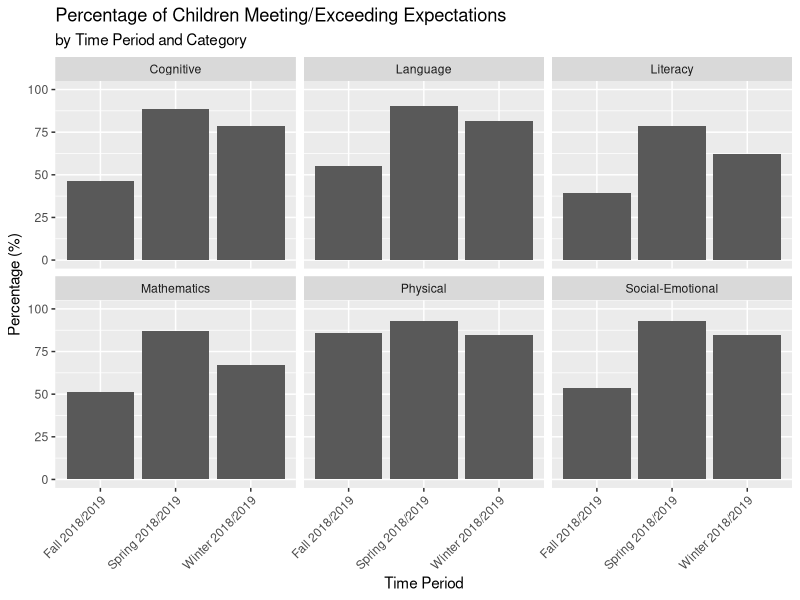
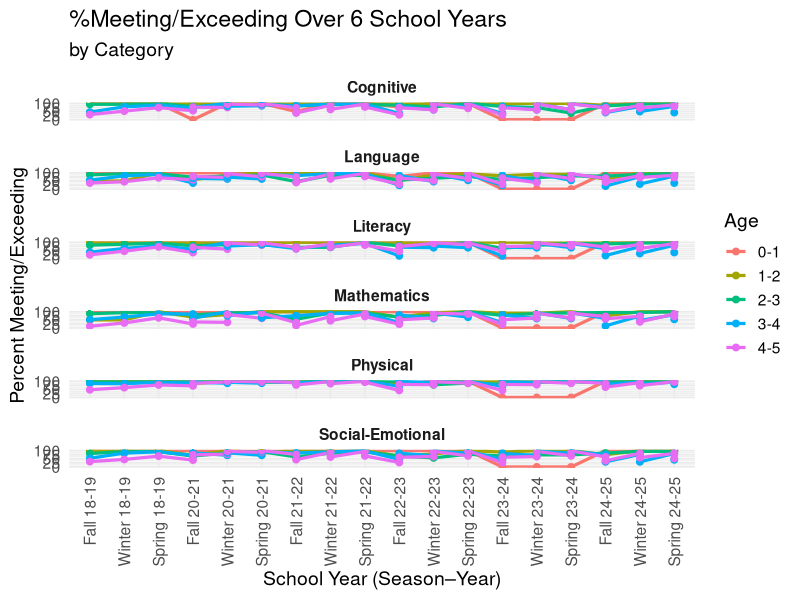
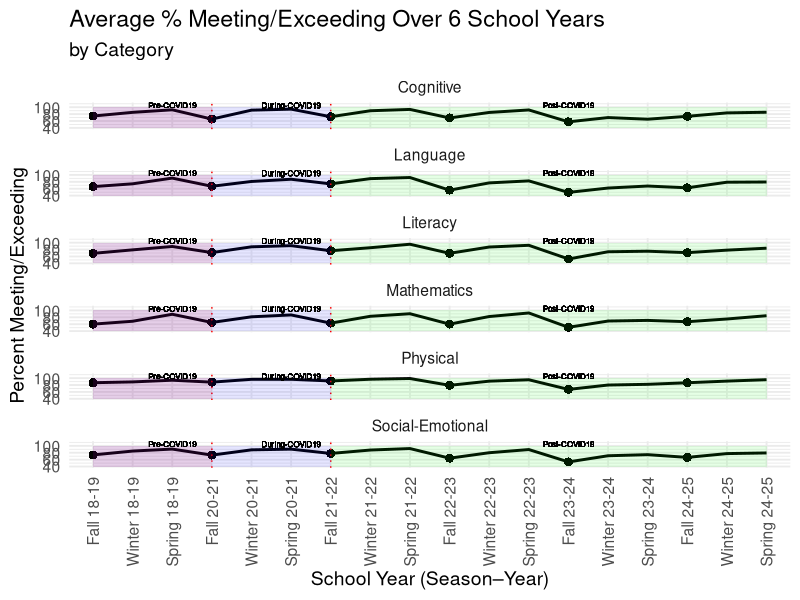
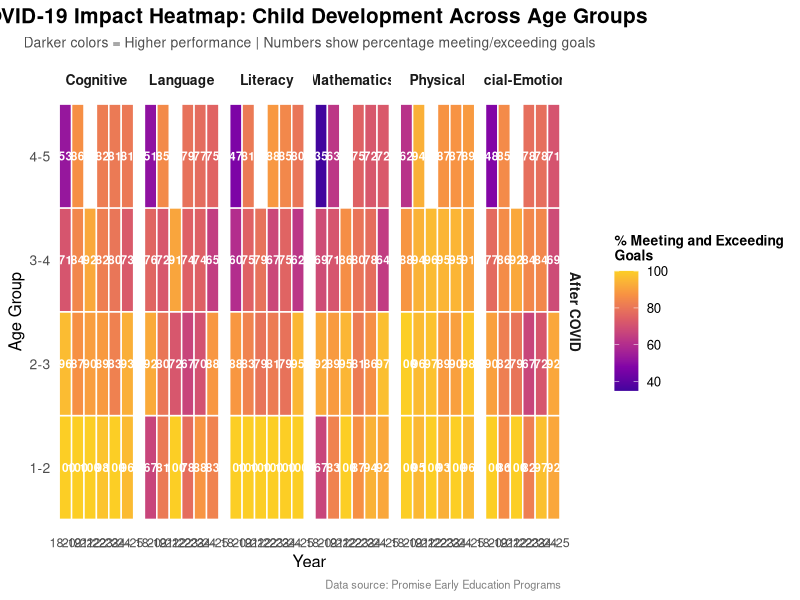
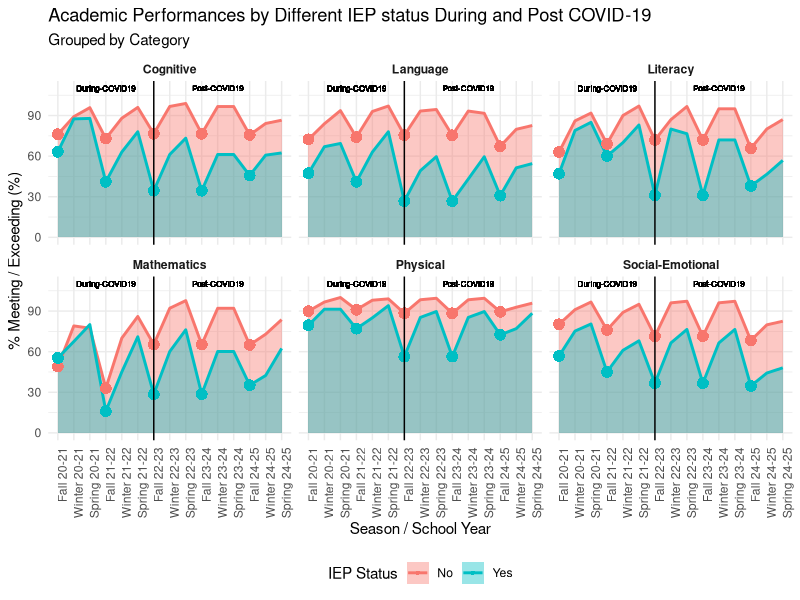
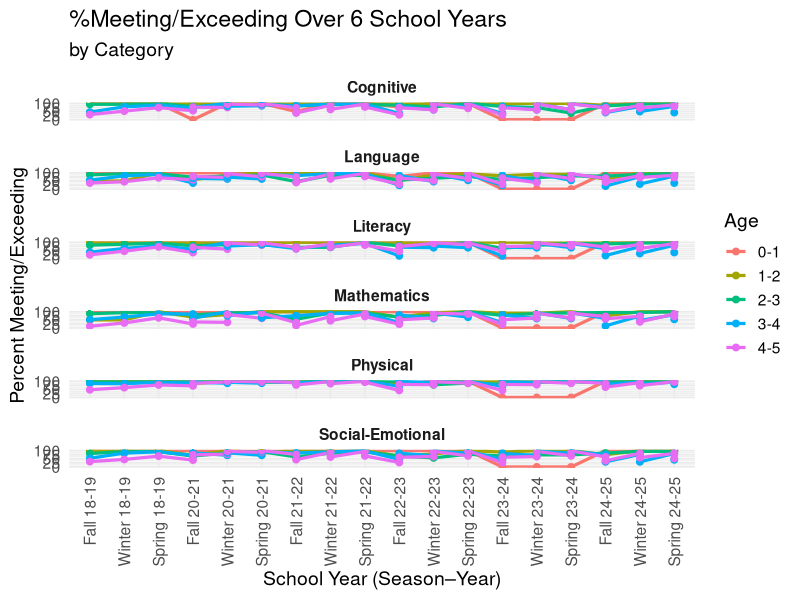
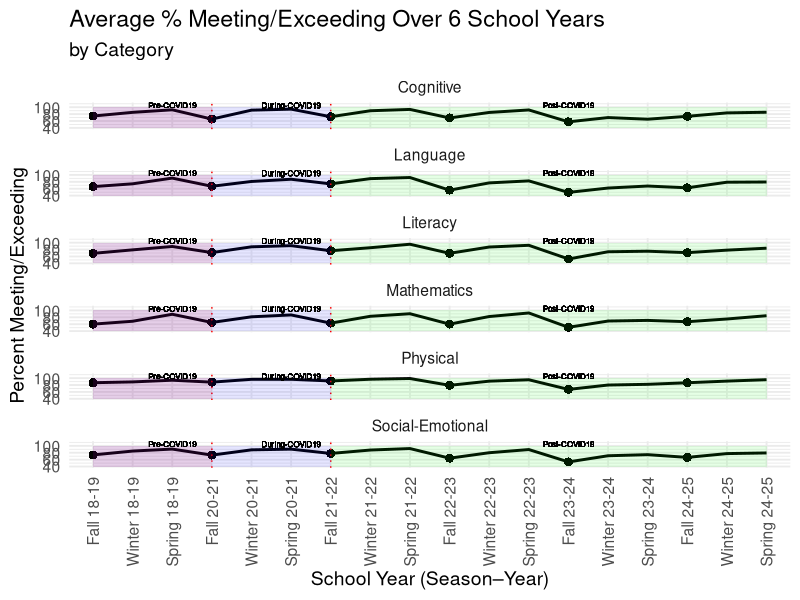
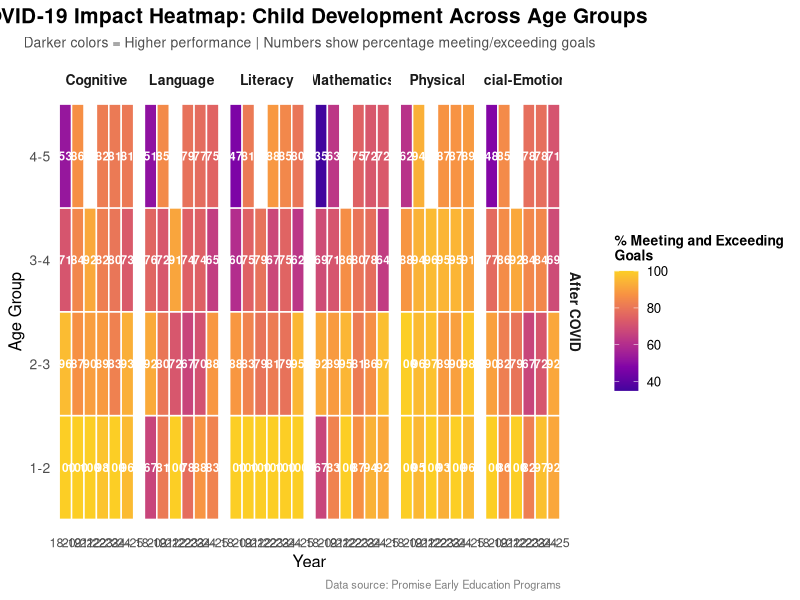

Generate these figures, in order, with R:
## ---- chunk 1
library(tidyverse)
library(broom)
library(readxl)
library(dplyr)
library(skimr)
## ---- chunk 2
prof_2018_2019 <- read_excel("../data/ignore/file_show.xlsx")
## ---- chunk 3
glimpse(prof_2018_2019)
## ---- chunk 4
skim(prof_2018_2019)
## ---- chunk 5
categorized_data_2018_2019 <- prof_2018_2019 |>
  group_by(`Time Period`, `Category`) |>
  summarise(
    `Total # Children` = sum(`# Children`, na.rm = TRUE), 
    `Meeting / Exceeding Children` = sum(`# Meeting / Exceeding`, na.rm = TRUE), 
    `% percentage` = round(`Meeting / Exceeding Children` / `Total # Children` * 100, 2),
    .groups = "drop"
  )
## ---- chunk 6
ggplot(categorized_data_2018_2019, aes(x = `Time Period`, y = `% percentage`)) +
  geom_col() +
  facet_wrap(~ `Category`) +
  ylim(0, 100) +
  labs(
    title = "Percentage of Children Meeting/Exceeding Expectations",
    subtitle = "by Time Period and Category",
    x = "Time Period",
    y = "Percentage (%)"
  ) + 
  theme(axis.text.x = element_text(angle = 45, hjust = 1))
## ---- chunk 7
X2018_2019 <- read_excel("../data/ignore/2018-2019.xlsx")
X2020_2021 <- read_excel("../data/ignore/2020-2021.xlsx")
X2021_2022 <- read_excel("../data/ignore/2021-2022.xlsx")
X2022_2023 <- read_excel("../data/ignore/2022-2023.xlsx")
X2023_2024 <- read_excel("../data/ignore/2023-2024.xlsx")
X2024_2025 <- read_excel("../data/ignore/2024-2025.xlsx")
## ---- chunk 8
general_data_table <- bind_rows(
  #for each year we need to first convert our number of children, number of meeting/exceeding, and percentage of meeting/exceeding in numerit values and create a year column that would help us with sorting and labeling
  X2018_2019 |>
    mutate(
      `# Children` = parse_number(as.character(`# Children`), na = c("N/A", "NA")), 
      `# Meeting / Exceeding` = parse_number(as.character(`# Meeting / Exceeding`), na = c("N/A", "NA")), 
      `% Meeting / Exceeding` = parse_number(as.character(`% Meeting / Exceeding`)), 
      year = "18-19"), 
  X2020_2021 |>
    mutate(
      `# Children` = parse_number(as.character(`# Children`), na = c("N/A", "NA")), 
      `# Meeting / Exceeding` = parse_number(as.character(`# Meeting / Exceeding`), na = c("N/A", "NA")), 
      `% Meeting / Exceeding` = parse_number(as.character(`% Meeting / Exceeding`)), 
      year = "20-21"), 
  X2021_2022|>
    mutate(
      `# Children` = parse_number(as.character(`# Children`), na = c("N/A", "NA")), 
      `# Meeting / Exceeding` = parse_number(as.character(`# Meeting / Exceeding`), na = c("N/A", "NA")), 
      `% Meeting / Exceeding` = parse_number(as.character(`% Meeting / Exceeding`)), 
      year = "21-22"), 
  X2022_2023|>
    mutate(
      `# Children` = parse_number(as.character(`# Children`), na = c("N/A", "NA")), 
      `# Meeting / Exceeding` = parse_number(as.character(`# Meeting / Exceeding`), na = c("N/A", "NA")), 
      `% Meeting / Exceeding` = parse_number(as.character(`% Meeting / Exceeding`)), 
      year = "22-23"), 
  X2023_2024|>
    mutate(
      `# Children` = parse_number(as.character(`# Children`), na = c("N/A", "NA")), 
      `# Meeting / Exceeding` = parse_number(as.character(`# Meeting / Exceeding`), na = c("N/A", "NA")), 
      `% Meeting / Exceeding` = parse_number(as.character(`% Meeting / Exceeding`), na = c("N/A", "NA", "#DIV/0!")), 
      year = "23-24"), 
  X2024_2025|>
    mutate(
      `# Children` = parse_number(as.character(`# Children`), na = c("N/A", "NA")), 
      `# Meeting / Exceeding` = parse_number(as.character(`# Meeting / Exceeding`), na = c("N/A", "NA")), 
      `% Meeting / Exceeding` = parse_number(as.character(`% Meeting / Exceeding`)), 
      year = "24-25")
  ) |>
  #shortening and simplifying the label for each school year and trimester
  mutate(
    season = case_when(
      str_detect(`Time Period`, "Fall") ~ "Fall",
      str_detect(`Time Period`, "Winter") ~ "Winter",
      str_detect(`Time Period`, "Spring") ~ "Spring"
    ),
    label = paste(season, year),
    #sorting for chronological order taking the beginning of the school year and the code for each season (Fall - 1, Winter - 2, Spring - 3)
    #e.g. Fall 2018-2019 -> 181, Winter 2021-2022 -> 212
    sort_num = as.numeric(str_sub(year, 1, 2)) * 10 + match(season, c("Fall","Winter","Spring")) 
  )
#ordering our data chronologically
general_data_table <- general_data_table |>
  mutate(
    label = fct_reorder(label, sort_num)
  )
## ---- chunk 9
general_data_plot <- ggplot(general_data_table, aes(x = label, y = `% Meeting / Exceeding`, color = Age, group = Age)) +
  geom_line(size = 1.1) +
  geom_point(size = 2) +
  facet_wrap(~ Category, ncol = 1) +
  ylim(0, 100)+
  labs(
    title = "%Meeting/Exceeding Over 6 School Years",
    subtitle = "by Category",
    x = "School Year (Season–Year)",
    y = "Percent Meeting/Exceeding"
  ) +
  theme_minimal(base_size = 14) +
  theme(
    axis.text.x = element_text(angle = 90, hjust = 1, vjust = 0.5),
    strip.text = element_text(face = "bold"),
    panel.spacing = unit(1, "lines")
  )

general_data_plot

#saving
ggsave("general_plot.png", general_data_plot, width = 10, height = 20, dpi = 300)
## ---- chunk 10
#creating a new column that would help us highlight the beginning of the school year
average_general_data_table <- general_data_table |>
  mutate(is_fall = (`season` == "Fall"))

#calculating the average of all age groups' seasonal performance
average_general_data_table <- average_general_data_table |>
  group_by(Category, label, sort_num, is_fall) |>
  summarise(
    `Avg Meeting Exceeding` = mean(`% Meeting / Exceeding`, na.rm = TRUE),
    .groups = "drop"
  )

#plotting
average_general_data_plot <- ggplot(average_general_data_table, aes(x = label, y = `Avg Meeting Exceeding`, group = Category)) +
  geom_line(size = 1) +
  geom_point(aes(size = ifelse(is_fall, 4, NA)), shape = 20, stroke = 0) +
  geom_vline(xintercept = "Fall 20-21", linetype = "dotted", color = "red")+
  geom_vline(xintercept = "Fall 21-22", linetype = "dotted", color = "red")+
  annotate("rect", xmin="Fall 18-19", xmax="Fall 20-21", ymin = 40, ymax = 100, alpha = 0.1, fill = "red")+
  annotate("rect", xmin="Fall 18-19", xmax="Fall 21-22", ymin = 40, ymax = 100, alpha = 0.1, fill = "blue")+
  annotate("rect", xmin="Fall 21-22", xmax="Spring 24-25", ymin = 40, ymax = 100, alpha = 0.1, fill = "green")+
  geom_text( 
    aes(x = "Spring 18-19", y = 105, label = "Pre-COVID19"),
    size = 2) +
  geom_text( 
    aes(x = "Spring 20-21", y = 105, label = "During-COVID19"),
    size = 2) +
  geom_text( 
    aes(x = "Fall 23-24", y = 105, label = "Post-COVID19"),
    size = 2) +
  facet_wrap(~ Category, ncol = 1) +
  ylim(40, 110)+
  labs(
    title = "Average % Meeting/Exceeding Over 6 School Years",
    subtitle = "by Category",
    x = "School Year (Season–Year)",
    y = "Percent Meeting/Exceeding"
  ) +
  theme_minimal(base_size = 14) +
  theme(
    axis.text.x = element_text(angle = 90, hjust = 1, vjust = 0.5),
    legend.position = "none"
  )

average_general_data_plot

#saving
ggsave("average_general_plot.png", average_general_data_plot, width = 10, height = 15, dpi = 300)
## ---- chunk 11
# filter 0-1 age group and calculate percentages
data <- general_data_table |>
filter(Age != "0-1") |>
drop_na() |>
group_by(year, Category, Age) |>
summarise(percent = sum(`# Meeting / Exceeding`) / sum(`# Children`) * 100, .groups = "drop") |>
mutate( covid_period = case_when(
year == "2019" ~ "Before COVID",
year %in% c("2021", "2022") ~ "During COVID",
TRUE ~ "After COVID"
  ),
covid_period = factor(covid_period, levels = c("Before COVID", "During COVID", "After COVID"))
)

## Heatmap
covid_plot <- ggplot(data, aes(x = year, y = Age, fill = percent)) +
geom_tile(color = "white", size = 0.5) +
geom_text(aes(label = round(percent, 0)), color = "white", fontface = "bold", size = 3) +
facet_grid(covid_period ~ Category, scales = "free_y", space = "free_y") +
scale_fill_viridis_c(option = "plasma", begin = 0.1, end = 0.9) +
labs(title = "COVID-19 Impact Heatmap: Child Development Across Age Groups",
subtitle = "Darker colors = Higher performance | Numbers show percentage meeting/exceeding goals",
x = "Year", y = "Age Group", fill = "% Meeting and Exceeding\nGoals",
caption = "Data source: Promise Early Education Programs") +
theme_minimal(base_size = 12) +
theme(
plot.title = element_text(face = "bold", size = 15, hjust = 0.5),
plot.subtitle = element_text(size = 10, hjust = 0.5, color = "gray30", margin = margin(b = 10)),
axis.text.x = element_text(angle = 0, hjust = 0.5, size = 9),
axis.text.y = element_text(size = 10),
strip.text = element_text(face = "bold", size = 10),
legend.position = "right",
legend.title = element_text(face = "bold", size = 10),
panel.grid = element_blank(),
plot.caption = element_text(size = 8, color = "gray50", hjust = 1)
  )

# Save png
ggsave("covid_impact_heatmap.png", covid_plot, width = 14, height = 10, dpi = 300)
covid_plot
## ---- chunk 12
all_year <- general_data_table |>
  mutate(IEP = na_if(IEP, "N/A")) |>
  filter(!is.na(IEP))

IEP_data <- all_year |>
  mutate(is_fall = (`season` == "Fall"))

IEP_data <- IEP_data |>
  group_by(Category, label, sort_num, is_fall, IEP) |>
  summarise(
    `Avg IEP Meeting Exceeding` = mean(`% Meeting / Exceeding`, na.rm = TRUE),
    .groups = "drop"
  )

iep_graph <- ggplot(
  IEP_data,
  aes(x = `label`, y = `Avg IEP Meeting Exceeding`, fill = IEP, group = IEP)
) +
  geom_area(position = "identity", alpha = 0.4) +
  geom_line(aes(color = IEP), size = 1) +
  geom_point(aes(size = ifelse(is_fall, 4, NA)), shape = 21 , stroke = 0) +
  geom_vline(xintercept = "Fall 22-23") +
  geom_text( 
    aes(x = "Winter 23-24", y = 110, label = "Post-COVID19"),
    size = 2) +
  geom_text( 
    aes(x = "Fall 21-22", y = 110, label = "During-COVID19"),
    size = 2) +
  facet_wrap(~ Category) +
  labs(
    title = "Academic Performances by Different IEP status During and Post COVID-19",
    x = "Season / School Year",
    y = "% Meeting / Exceeding (%)",
    subtitle = "Grouped by Category ",
    fill = "IEP Status",
    color = "IEP Status"
  ) +
  scale_size_identity(guide = "none") +
  theme_minimal() +
  theme(
    axis.text.x = element_text(angle = 90, hjust = 1),
    legend.position = "bottom",
    strip.text = element_text(face = "bold")
  )

iep_graph

ggsave("iep_impact.png", iep_graph, width = 15, height = 10, dpi = 300)
